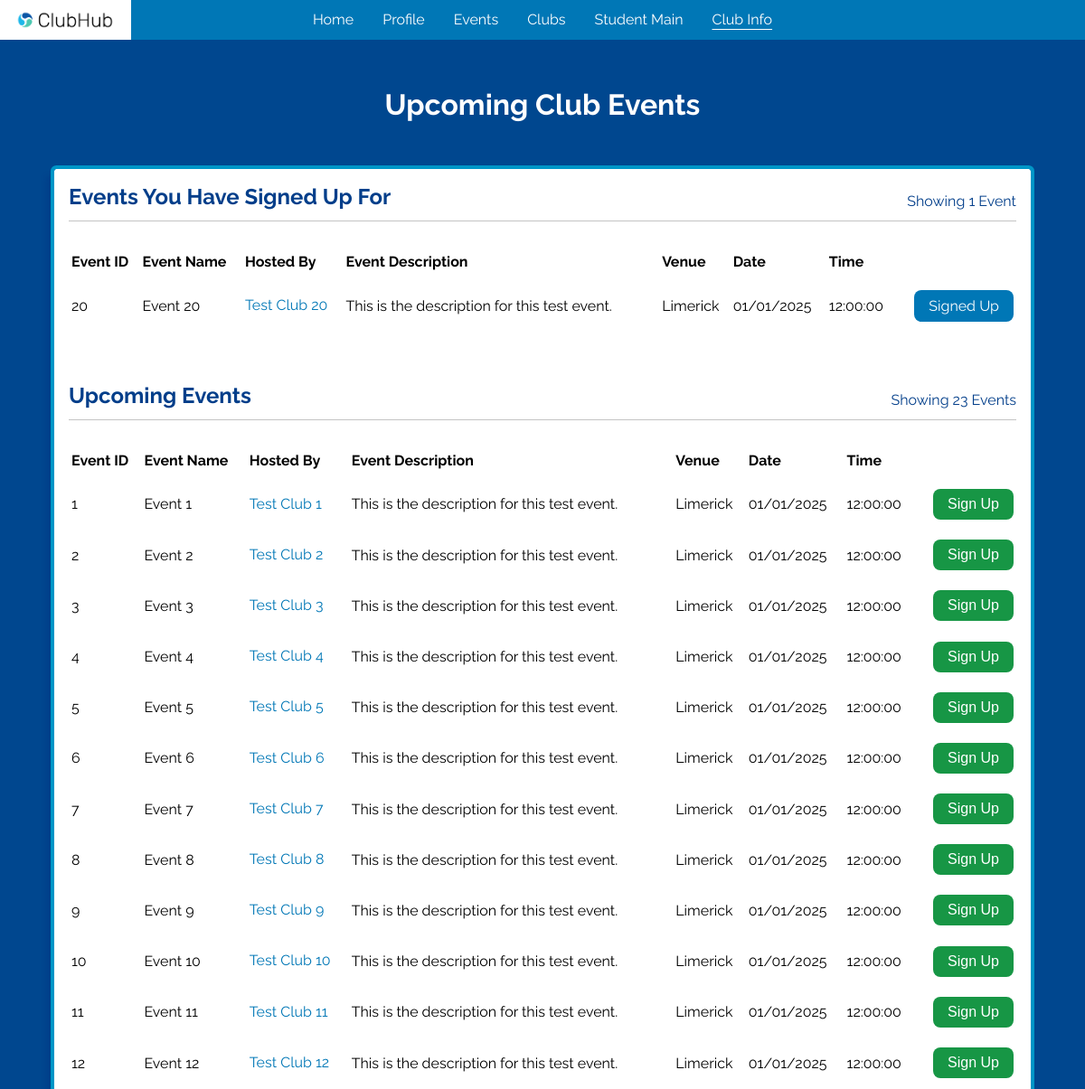
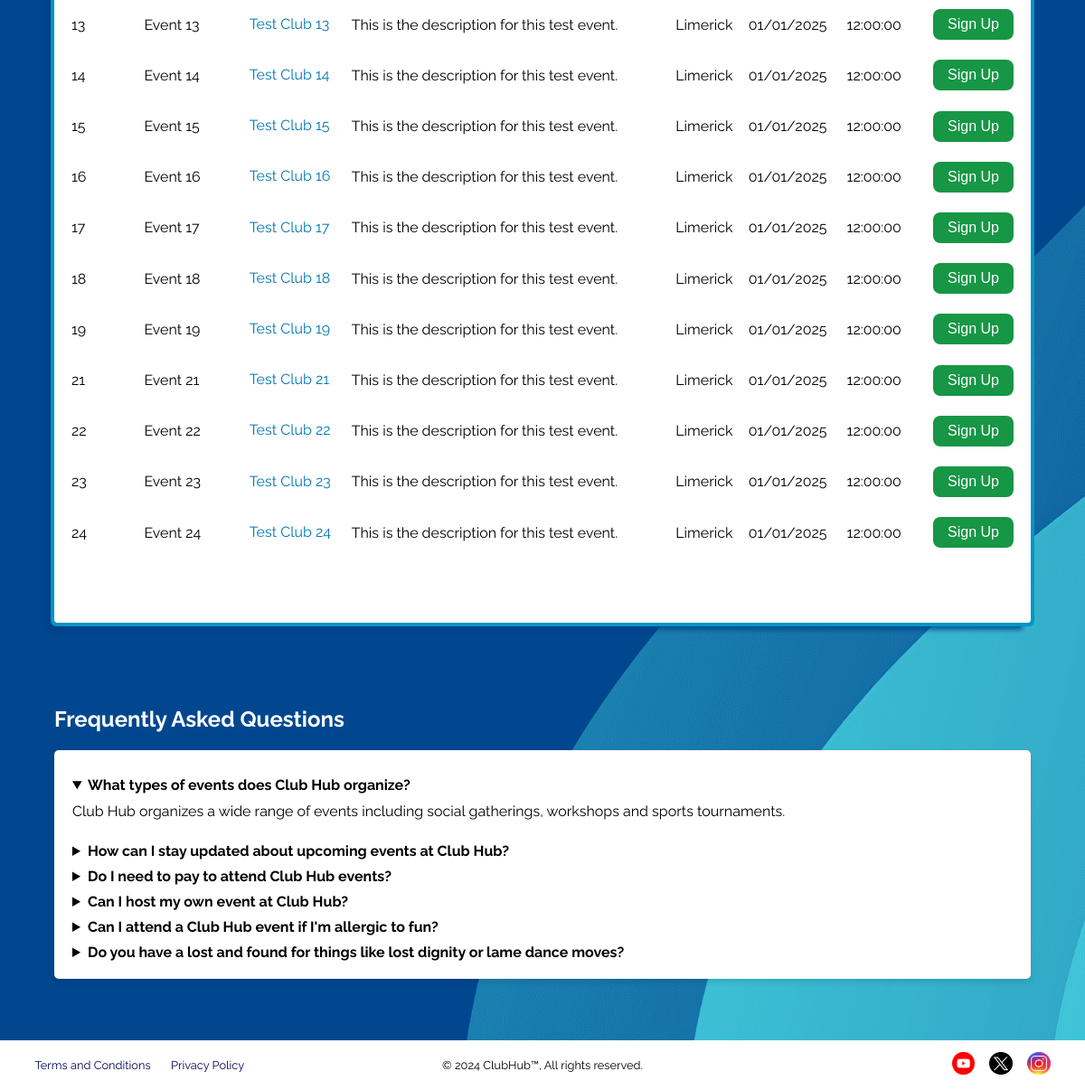
/events/club-info (signed in), run on the app's committed database (2 pictures, top to bottom).
### tables this page shows
CREATE TABLE events (
    event_id            INTEGER         NOT NULL,
    club_id             INTEGER         NOT NULL,
    event_name          TEXT            NOT NULL,
    event_description   TEXT            NOT NULL,
    venue               TEXT            NOT NULL,
    date                TEXT            NOT NULL,
    time                TEXT            NOT NULL,
    created             DATETIME        NOT NULL DEFAULT CURRENT_TIMESTAMP,
    updated             DATETIME        NOT NULL DEFAULT CURRENT_TIMESTAMP,
    -----------------------------------------------------------------------
    PRIMARY KEY (event_id),
    FOREIGN KEY (club_id) REFERENCES clubs(club_id)
);

CREATE TABLE clubs (
    club_id             INTEGER         NOT NULL,
    club_name           TEXT            NOT NULL,
    club_description    TEXT            NOT NULL,
    creator             INTEGER         NOT NULL,
    validity            TEXT            NOT NULL CHECK (validity IN ('PENDING', 'APPROVED', 'REJECTED')) DEFAULT 'PENDING',
    created             DATETIME        NOT NULL DEFAULT CURRENT_TIMESTAMP,
    updated             DATETIME        NOT NULL DEFAULT CURRENT_TIMESTAMP,
    -----------------------------------------------------------------------
    PRIMARY KEY (club_id),
    FOREIGN KEY (creator) REFERENCES users(user_id)
);

### application/blueprints/events.py (the view)
@events.route("/club-info")
def events_club_info() -> str:
    invalid = validate_student_perms(endpoint="/events")
    if invalid:
        return invalid
    club_id = request.args.get("club_id", None)
    if club_id is not None:
        club_information: Row | None = club_info(club_id=int(club_id))
        if club_information:
            return render_template("html/student/club-info.html", club_information=club_information)
    user_id: int = session["user-id"]
    return render_template(
        "html/student/events.html",
        registered=registered_events(user_id=user_id),
        unregistered=unregistered_events(user_id=user_id)
    )

### application/__init__.py (called while the page is built)
@app.teardown_appcontext
def close_connection(_exception) -> None:
    db: Connection = getattr(g, "_database", None)
    if db is not None:
        db.close()

### application/util/authentication/page_access.py (called while the page is built)
def validate_access_perms(user_type: str, endpoint: str) -> str | None:
    if "user" not in session:
        error(errtype=Error.RESTRICTED_PAGE_LOGGED_OUT, endpoint=endpoint)
        return render_template("html/misc/home.html")
    current_user_type: str = session["user-type"]
    if current_user_type != user_type:
        errtype: Error = Error[f"RESTRICTED_PAGE_{user_type}"]
        error(errtype=errtype, endpoint=endpoint, user_type=current_user_type)
        return render_template("html/misc/home.html")
    return None

### application/util/db_functions/__init__.py (called while the page is built)
def get_db() -> Connection:
    db: Connection | None = getattr(g, "_database", None)
    if db is None:
        db: Connection = connect(DB_PATH)
        db.row_factory = Row
        g._database = db
    return db

def query_db(query: str, *args, single: Optional[bool] = None) -> list[Row] | Row | None:
    single = False if single is None else single
    cursor: Cursor = get_db().cursor()
    cursor.execute(query, args)
    results: list[Row] = cursor.fetchall()
    cursor.close()
    if not results:
        return None
    return results[0] if single else results

### application/util/db_functions/events.py (called while the page is built)
def registered_events(user_id: int) -> list[Row] | None:
    return query_db(
        """
            SELECT *, ep.validity FROM event_info
            INNER JOIN event_participants ep USING (event_id)
            WHERE ep.user_id=?;
        """, user_id
    )

def unregistered_events(user_id: int) -> list[Row] | None:
    return query_db(
        """
            SELECT *, ep.validity FROM event_info
            LEFT JOIN event_participants ep ON event_info.event_id=ep.event_id AND ep.user_id=?
            WHERE ep.event_id IS NULL;
        """, user_id
    )

### application/templates/html/student/events.html (shortened to what this page needs)
{% extends "html/base/base.html" %}
{% block links %}
    <link rel="stylesheet" href="../../../static/css/events.css">
{% endblock %}
{% block header %}
    <header>
        <h1>Upcoming Club Events</h1>
    </header>
{% endblock %}
{% block content %}
    <div id="events-container">
        <div id="events-main">
            {% if registered %}
                {% if registered | length == 1 %}
                    {% set plural = "" %}
                {% else %}
                    {% set plural = "s" %}
                {% endif %}
                <div>
                    <h2>Events You Have Signed Up For</h2>
                    <p>Showing {{ registered | length }} Event{{ plural }}</p>
                </div>
                <table>
                    <thead>
                        <tr>
                            <th>Event ID</th>
                            <th>Event Name</th>
                            <th>Hosted By</th>
                            <th>Event Description</th>
                            <th>Venue</th>
                            <th>Date</th>
                            <th>Time</th>
                        </tr>
                    </thead>
                    <tbody>
                        {% for event in registered %}
                            <tr>
                                <td>{{ event["event_id"] }}</td>
                                <td>{{ event["event_name"] }}</td>
                                <td>
                                    <a class="about-club underlined-link underlined-link-db" href="/events/club-info?club_id={{ event["club_id"] }}">{{ event["club_name"] }}</a>
                                </td>
                                <td>{{ event["event_description"] }}</td>
                                <td>{{ event["venue"] }}</td>
                                <td>{{ event["date"] }}</td>
                                <td>{{ event["time"] }}</td>
                                {% if event["validity"] == "PENDING" %}
                                    <td><a class="pending" disabled>Registration Pending</a></td>
                                {% elif event["validity"] == "APPROVED" %}
                                    <td><a class="registered" disabled>Signed Up</a></td>
                                {% endif %}
                            </tr>
                        {% endfor %}
                    </tbody>
                </table>
            {% endif %}
            {% if unregistered %}
                {% if unregistered | length == 1 %}
                    {% set plural = "" %}
                {% else %}
                    {% set plural = "s" %}
                {% endif %}
                <div>
                    <h2>Upcoming Events</h2>
                    <p>Showing {{ unregistered | length }} Event{{ plural }}</p>
                </div>
                <table>
                    <thead>
                        <tr>
                            <th>Event ID</th>
                            <th>Event Name</th>
                            <th>Hosted By</th>
                            <th>Event Description</th>
                            <th>Venue</th>
                            <th>Date</th>
                            <th>Time</th>
                        </tr>
                    </thead>
                    <tbody>
                        {% for event in unregistered %}
                            <tr>
                                <td>{{ event["event_id"] }}</td>
                                <td>{{ event["event_name"] }}</td>
                                <td>
                                    <a class="about-club underlined-link underlined-link-db"  href="/events/club-info?club_id={{ event["club_id"] }}">{{ event["club_name"] }}</a>
                                </td>
                                <td>{{ event["event_description"] }}</td>
                                <td>{{ event["venue"] }}</td>
                                <td>{{ event["date"] }}</td>
                                <td>{{ event["time"] }}</td>
                                <td>
                                    <form action="/events/register?event_id={{ event["event_id"] }}&event_name={{ event["event_name"] }}&club_id={{ event["club_id"] }}" method="post">
                                        <button type="submit" class="unregistered" href="/events/register?event_id={{ event["event_id"] }}&event_name={{ event["event_name"] }}&club_id={{ event["club_id"] }}">Sign Up</button>
                                    </form>
                                </td>
                            </tr>
                        {% endfor %}
                    </tbody>
                </table>
            {% endif %}
        </div>
    </div>
    <div class="container">
      <h2>Frequently Asked Questions</h2>
      <div class="qa-section">
          <details open>
              <summary>
                  What types of events does Club Hub organize?
                  <svg class="control-icon control-icon-expand" width="24" height="24" role="presentation">
                      <use xmlns:xlink="http://www.w3.org/1999/xlink" xlink:href="#expand-more"></use>
                  </svg>
                  <svg class="control-icon control-icon-close" width="24" height="24" role="presentation">
                      <use xmlns:xlink="http://www.w3.org/1999/xlink" xlink:href="#close"></use>
                  </svg>
              </summary>
              <p>Club Hub organizes a wide range of events including social gatherings, workshops and sports tournaments.</p>
          </details>
          <details>
              <summary>
                  How can I stay updated about upcoming events at Club Hub?
                  <svg class="control-icon control-icon-expand" width="24" height="24" role="presentation">
                      <use xmlns:xlink="http://www.w3.org/1999/xlink" xlink:href="#expand-more"></use>
                  </svg>
                  <svg class="control-icon control-icon-close" width="24" height="24" role="presentation">
                      <use xmlns:xlink="http://www.w3.org/1999/xlink" xlink:href="#close"></use>
                  </svg>
              </summary>
          </details>
          <details>
              <summary>
                  Do I need to pay to attend Club Hub events?
                  <svg class="control-icon control-icon-expand" width="24" height="24" role="presentation">
                      <use xmlns:xlink="http://www.w3.org/1999/xlink" xlink:href="#expand-more"></use>
                  </svg>
                  <svg class="control-icon control-icon-close" width="24" height="24" role="presentation">
                      <use xmlns:xlink="http://www.w3.org/1999/xlink" xlink:href="#close"></use>
                  </svg>
              </summary>
          </details>
          <details>
              <summary>
                  Can I host my own event at Club Hub?
                  <svg class="control-icon control-icon-expand" width="24" height="24" role="presentation">
                      <use xmlns:xlink="http://www.w3.org/1999/xlink" xlink:href="#expand-more"></use>
                  </svg>
                  <svg class="control-icon control-icon-close" width="24" height="24" role="presentation">
                      <use xmlns:xlink="http://www.w3.org/1999/xlink" xlink:href="#close"></use>
                  </svg>
              </summary>
          </details>
          <details>
              <summary>
                  Can I attend a Club Hub event if I'm allergic to fun?
                  <svg class="control-icon control-icon-expand" width="24" height="24" role="presentation">
                      <use xmlns:xlink="http://www.w3.org/1999/xlink" xlink:href="#expand-more"></use>
                  </svg>
                  <svg class="control-icon control-icon-close" width="24" height="24" role="presentation">
                      <use xmlns:xlink="http://www.w3.org/1999/xlink" xlink:href="#close"></use>
                  </svg>
              </summary>
          </details>
          <details>
              <summary>
                  Do you have a lost and found for things like lost dignity or lame dance moves?
                  <svg class="control-icon control-icon-expand" width="24" height="24" role="presentation">
                      <use xmlns:xlink="http://www.w3.org/1999/xlink" xlink:href="#expand-more"></use>
                  </svg>
                  <svg class="control-icon control-icon-close" width="24" height="24" role="presentation">
                      <use xmlns:xlink="http://www.w3.org/1999/xlink" xlink:href="#close"></use>
                  </svg>
              </summary>
          </details>
      </div>
  </div>
{% endblock %}

### application/static/css/base.css (style rules this page uses)
:root { --light-grey: #8a8988; --lighter-grey: #c4c4c4; --even-lighter-grey: #f2f2f2; --cyan: #3bbbd2; --light-blue: #0077b6; --lighter-blue: #0096c7; --even-lighter-blue: #90e0ef; --dark-blue: #023e8a; --darker-blue: #03045e; --lighter-green: #5afa8d; --light-green: #179645; --dark-green: #237543; --light-red: #db5658; --dark-red: #990f0f; --white: #ffffff; --black: #000000; --dark-grey: #1e2e33; --email-red: #f44336; --yt-red: #ff1c04; --pink: #e33667; --turquoise: #028080; }
* { box-sizing: border-box; }
body { scroll-behavior: smooth; margin: 0; padding: 0; background-color: var(--darker-blue); font-family: "Raleway", system-ui, Arial, sans-serif !important; color: var(--white); min-height: 100vh; display: flex; flex-direction: column; overflow-x: hidden; }
::placeholder { opacity: 0.6; }
header h1 { text-align: center; margin: 1.65em 0; }
a { text-decoration: none !important; color: var(--even-lighter-blue); }
.underlined-link { display: inline-block; }
.underlined-link::after { content: ''; width: 0; height: 0.1em; display: block; margin-left: auto; margin-right: auto; transition: 190ms width ease-in-out; }
.underlined-link-db::after { background-color: var(--light-blue); }

### application/static/css/events.css (style rules this page uses)
body { background-image: url("../png/blue-background.png"); background-size: cover; background-position: center center; }
#events-container { display: flex; align-items: center; justify-content: center; flex-direction: column; margin-bottom: 7.5em; }
#events-main { display: grid; color: var(--black); background-color: var(--white); width: 90%; padding: 1em; box-shadow: -9px 8px 5px 0 rgba(2, 62, 138, 0.75); outline: 0.3em solid var(--lighter-blue); border-radius: 0.15em; }
#events-main div { display: flex; color: var(--dark-blue); border-bottom: 0.075em solid var(--lighter-grey); padding-bottom: 0.75em; margin-bottom: 2em; }
#events-main div h2 { margin: 0; width: 70%; }
#events-main div p { align-self: flex-end; margin: 0; width: 30%; text-align: right; }
#events-main table { text-align: left; margin-bottom: 4em; }
#events-main table tr td { position: relative; padding-top: 1.2em; }
.about-club { color: var(--light-blue); }
.pending, .registered, .unregistered { font-weight: normal; font-size: 1rem; border: none; display: block; margin-left: auto; width: fit-content; padding: 0.5em 1em; border-radius: 0.5em; color: var(--white); }
.registered { cursor: default; background-color: var(--light-blue); }
.unregistered { background-color: var(--light-green); transition: translate 200ms; }
.container { margin-bottom: 3em; margin-top: -3em; }
.container h2 { padding-left: 5%; }
.qa-section { background-color: var(--white); padding: 20px; border-radius: 5px; box-shadow: 0 4px 6px rgba(0, 0, 0, 0.1); width: 90%; margin: 20px auto; }
.qa-section summary { font-weight: bold; cursor: pointer; color: black; }
.qa-section p { margin-top: 10px; color: black; }

### data on the page
events: event_id "1", event_name "Event 1", club_name "Test Club 1", event_description "This is the description for this test event.", venue "Limerick", date "01/01/2025", time "12:00:00"
events: event_id "2", event_name "Event 2", club_name "Test Club 2", event_description "This is the description for this test event.", venue "Limerick", date "01/01/2025", time "12:00:00"
events: event_id "3", event_name "Event 3", club_name "Test Club 3", event_description "This is the description for this test event.", venue "Limerick", date "01/01/2025", time "12:00:00"
events: event_id "4", event_name "Event 4", club_name "Test Club 4", event_description "This is the description for this test event.", venue "Limerick", date "01/01/2025", time "12:00:00"
events: event_id "5", event_name "Event 5", club_name "Test Club 5", event_description "This is the description for this test event.", venue "Limerick", date "01/01/2025", time "12:00:00"
events: event_id "6", event_name "Event 6", club_name "Test Club 6", event_description "This is the description for this test event.", venue "Limerick", date "01/01/2025", time "12:00:00"
events: event_id "7", event_name "Event 7", club_name "Test Club 7", event_description "This is the description for this test event.", venue "Limerick", date "01/01/2025", time "12:00:00"
events: event_id "8", event_name "Event 8", club_name "Test Club 8", event_description "This is the description for this test event.", venue "Limerick", date "01/01/2025", time "12:00:00"
events: event_id "9", event_name "Event 9", club_name "Test Club 9", event_description "This is the description for this test event.", venue "Limerick", date "01/01/2025", time "12:00:00"
events: event_id "10", event_name "Event 10", club_name "Test Club 10", event_description "This is the description for this test event.", venue "Limerick", date "01/01/2025", time "12:00:00"
events: event_id "11", event_name "Event 11", club_name "Test Club 11", event_description "This is the description for this test event.", venue "Limerick", date "01/01/2025", time "12:00:00"
events: event_id "12", event_name "Event 12", club_name "Test Club 12", event_description "This is the description for this test event.", venue "Limerick", date "01/01/2025", time "12:00:00"
events: event_id "13", event_name "Event 13", club_name "Test Club 13", event_description "This is the description for this test event.", venue "Limerick", date "01/01/2025", time "12:00:00"
events: event_id "14", event_name "Event 14", club_name "Test Club 14", event_description "This is the description for this test event.", venue "Limerick", date "01/01/2025", time "12:00:00"
events: event_id "15", event_name "Event 15", club_name "Test Club 15", event_description "This is the description for this test event.", venue "Limerick", date "01/01/2025", time "12:00:00"
events: event_id "16", event_name "Event 16", club_name "Test Club 16", event_description "This is the description for this test event.", venue "Limerick", date "01/01/2025", time "12:00:00"
events: event_id "17", event_name "Event 17", club_name "Test Club 17", event_description "This is the description for this test event.", venue "Limerick", date "01/01/2025", time "12:00:00"
events: event_id "18", event_name "Event 18", club_name "Test Club 18", event_description "This is the description for this test event.", venue "Limerick", date "01/01/2025", time "12:00:00"
events: event_id "19", event_name "Event 19", club_name "Test Club 19", event_description "This is the description for this test event.", venue "Limerick", date "01/01/2025", time "12:00:00"
events: event_id "21", event_name "Event 21", club_name "Test Club 21", event_description "This is the description for this test event.", venue "Limerick", date "01/01/2025", time "12:00:00"
events: event_id "22", event_name "Event 22", club_name "Test Club 22", event_description "This is the description for this test event.", venue "Limerick", date "01/01/2025", time "12:00:00"
events: event_id "23", event_name "Event 23", club_name "Test Club 23", event_description "This is the description for this test event.", venue "Limerick", date "01/01/2025", time "12:00:00"
events: event_id "24", event_name "Event 24", club_name "Test Club 24", event_description "This is the description for this test event.", venue "Limerick", date "01/01/2025", time "12:00:00"

### other printed values
{{ new_link_name }} "Club Info"
{{ registered | length }} "1"
{{ event["event_id"] }} "20"
{{ event["event_name"] }} "Event 20"
{{ event["club_name"] }} "Test Club 20"
{{ event["event_description"] }} "This is the description for this test event."
{{ event["venue"] }} "Limerick"
{{ event["date"] }} "01/01/2025"
{{ event["time"] }} "12:00:00"
{{ unregistered | length }} "23"
{{ plural }} "s"
